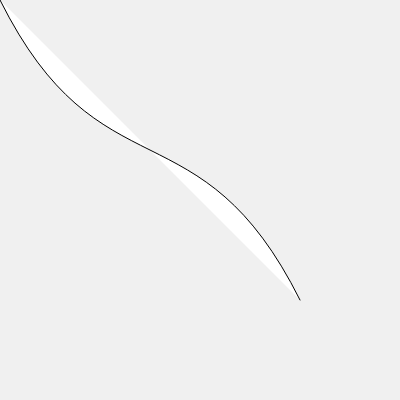
Frame 1 (no input)
Frame 60 (no input): identical to frame 1, image omitted
Frame 120 (the mouse pressed at the canvas centre since frame 60): identical to frame 1, image omitted

The p5.js sketch that drew this single still picture (run headless with seeded random() and noise() and a simulated clock; from frame 60 on, the mouse is pressed at the canvas centre):

// p5.js sketch
// ── sketch.js
// http://www.ac-grenoble.fr/disciplines/informatiquelycee/p5_base_a3.html
// Courbe de Bézier


function setup()
{
  createCanvas(400,400);
  background(240);
  stroke(0);  // couleur du contour
  strokeWeight(1); // épaisseur
  fill(255); // couleur de l'intérieur
  
  bezier(0,0,100,200,200,100,300,300);
}


function draw()
{

  
}
